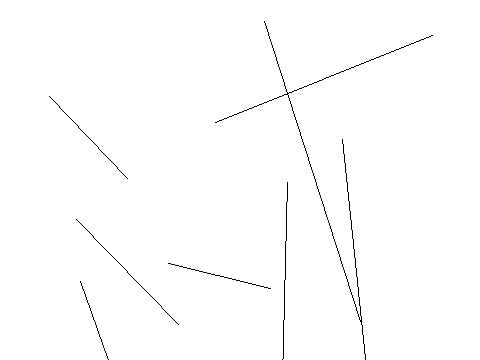

The Python source for this figure:
from PIL import Image, ImageDraw
image1 = Image.new('RGB', (480, 360), '#ffffff')
draw = ImageDraw.Draw(image1)
c=[341,255,72,234]
draw.ellipse(c,'#ffffff','#000000')
c=[26,421,85,355]
draw.ellipse(c,'#ffffff','#000000')
c=[411,268,50,340]
draw.ellipse(c,'#ffffff','#000000')
c=[198,166,24,161]
draw.ellipse(c,'#ffffff','#000000')
c=[217,6,130,329]
draw.ellipse(c,'#ffffff','#000000')
c=[284,72,351,52]
draw.ellipse(c,'#ffffff','#000000')
c=[445,99,348,145]
draw.ellipse(c,'#ffffff','#000000')
c=[257,145,241,111]
draw.ellipse(c,'#ffffff','#000000')
c=[89,109,16,5]
draw.ellipse(c,'#ffffff','#000000')
c=[447,32,123,116]
draw.ellipse(c,'#ffffff','#000000')
c=[282,393,77,40]
draw.ellipse(c,'#ffffff','#000000')
c=[93,393,196,326]
draw.ellipse(c,'#ffffff','#000000')
c=[148,404,224,15]
draw.ellipse(c,'#ffffff','#000000')
c=[443,300,78,25]
draw.ellipse(c,'#ffffff','#000000')
c=[57,383,344,38]
draw.ellipse(c,'#ffffff','#000000')
l=[49,96,127,178]
draw.line(l,'#000000')
l=[147,470,80,281]
draw.line(l,'#000000')
l=[280,456,287,182]
draw.line(l,'#000000')
l=[375,453,342,139]
draw.line(l,'#000000')
l=[360,321,264,21]
draw.line(l,'#000000')
l=[76,219,178,324]
draw.line(l,'#000000')
l=[270,288,168,263]
draw.line(l,'#000000')
l=[432,35,215,122]
draw.line(l,'#000000')
image1.save('Artist64.png')